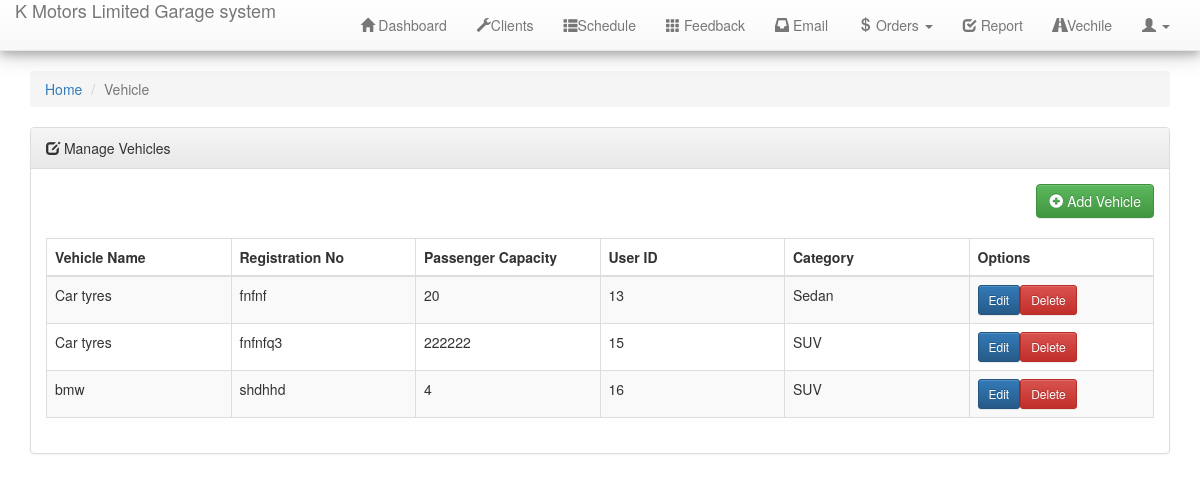
/vechile.php (signed in), run on the app's committed database.
### tables this page shows
CREATE TABLE `tms_vehicle` (
  `v_id` int(20) NOT NULL,
  `v_name` varchar(200) NOT NULL,
  `v_reg_no` varchar(200) NOT NULL,
  `v_pass_no` varchar(200) NOT NULL,
  `v_driver` varchar(200) NOT NULL,
  `v_category` varchar(200) NOT NULL,
  `v_dpic` varchar(200) NOT NULL,
  `v_status` varchar(200) NOT NULL
);

### vechile.php (the view, shortened to what this page needs)
<?php
require_once 'includes/header.php';
?>
<div class="row">
    <div class="col-md-12">
        <ol class="breadcrumb">
            <li><a href="dashboard.php">Home</a></li>
            <li class="active">Vehicle</li>
        </ol>
        <div class="panel panel-default">
            <div class="panel-heading">
                <div class="page-heading"><i class="glyphicon glyphicon-edit"></i> Manage Vehicles</div>
            </div>
            <div class="panel-body">
                <div class="div-action pull pull-right" style="padding-bottom:20px;">
                    <button class="btn btn-success button1" data-toggle="modal" id="addVehicleModalBtn" data-target="#addVehicleModal"><i class="glyphicon glyphicon-plus-sign"></i> Add Vehicle</button>
                </div>
                <table class="table table-hover table-striped table-bordered" id="manageVehicleTable">
    <thead>
        <tr>
            <th style="width: 10%;">Vehicle Name</th>
            <th style="width: 10%;">Registration No</th>
            <th style="width: 10%;">Passenger Capacity</th>
            <th style="width: 10%;">User ID</th>
            <th style="width: 10%;">Category</th>
            <th style="width: 10%;">Options</th>
        </tr>
    </thead>
    <tbody>
        <?php
        $sql = "SELECT v_id, v_name, v_reg_no, v_pass_no, v_driver, v_category FROM tms_vehicle";
        $result = $connect->query($sql);
        if ($result->num_rows > 0) {
            while ($row = $result->fetch_assoc()) {
                echo "<tr>";
                echo "<td>" . $row["v_name"] . "</td>";
                echo "<td>" . $row["v_reg_no"] . "</td>";
                echo "<td>" . $row["v_pass_no"] . "</td>";
                echo "<td>" . $row["v_driver"] . "</td>";
                echo "<td>" . $row["v_category"] . "</td>";
                echo "<td>";
                echo "<button class='btn btn-primary btn-sm' data-toggle='modal' id='editVehicleModalBtn' data-target='#editVehicleModal' onclick='editVehicle(".$row['v_id'].")'>Edit</button>";
                echo "<button class='btn btn-danger btn-sm ml-1' data-toggle='modal' id='removeVehicleModalBtn' data-target='#removeVehicleModal' onclick='removeVehicle(".$row['v_id'].")'>Delete</button>";
                echo "</td>";
                echo "</tr>";
            }
        } else {
            echo "<tr><td colspan='6'>No vehicles found</td></tr>";
        }
        ?>
    </tbody>
</table>
            </div>
        </div>
    </div>
</div>
<?php require_once 'includes/footer.php'; ?>

### data on the page
tms_vehicle: v_name "Car tyres", v_reg_no "fnfnf", v_pass_no "20", v_driver "13", v_category "Sedan"
tms_vehicle: v_name "Car tyres", v_reg_no "fnfnfq3", v_pass_no "222222", v_driver "15", v_category "SUV"
tms_vehicle: v_name "bmw", v_reg_no "shdhhd", v_pass_no "4", v_driver "16", v_category "SUV"
